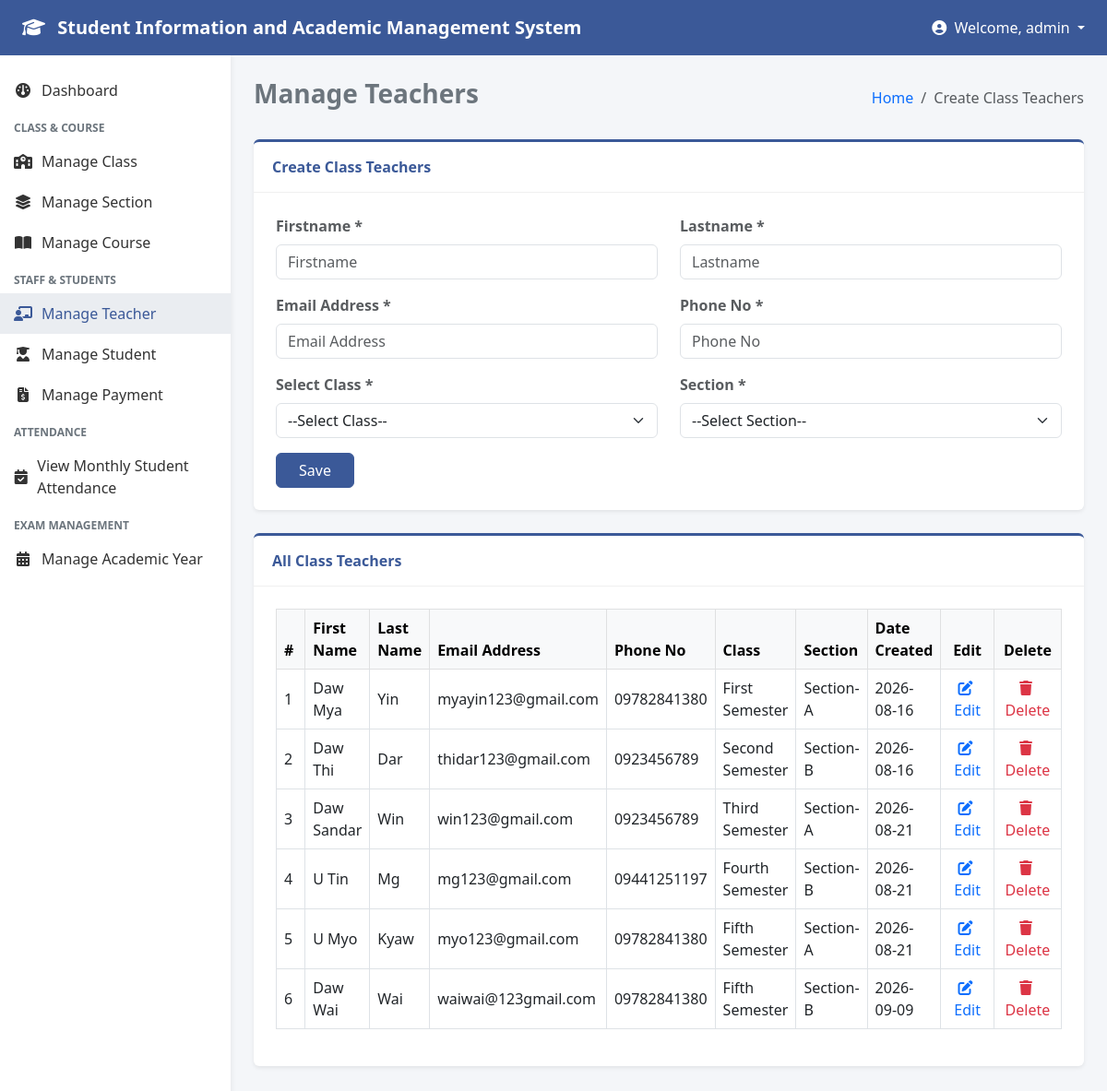
Page /admin/manage_teacher.php (signed in) on the committed database.
### tables this page shows
CREATE TABLE `teachers` (
  `id` int NOT NULL AUTO_INCREMENT,
  `firstname` varchar(100) NOT NULL,
  `lastname` varchar(100) NOT NULL,
  `email` varchar(150) NOT NULL,
  `phone` varchar(50) NOT NULL,
  `class_id` int NOT NULL,
  `class_arm_id` int NOT NULL,
  `created_at` timestamp NULL DEFAULT CURRENT_TIMESTAMP,
  PRIMARY KEY (`id`),
  KEY `class_id` (`class_id`),
  KEY `class_arm_id` (`class_arm_id`),
  CONSTRAINT `teachers_ibfk_1` FOREIGN KEY (`class_id`) REFERENCES `classes` (`id`) ON DELETE CASCADE,
  CONSTRAINT `teachers_ibfk_2` FOREIGN KEY (`class_arm_id`) REFERENCES `class_arms` (`id`) ON DELETE CASCADE
);

CREATE TABLE `classes` (
  `id` int NOT NULL AUTO_INCREMENT,
  `class_name` varchar(100) NOT NULL,
  PRIMARY KEY (`id`)
);

CREATE TABLE `class_arms` (
  `id` int NOT NULL AUTO_INCREMENT,
  `class_id` int NOT NULL,
  `class_arm_name` varchar(100) NOT NULL,
  `status` varchar(50) DEFAULT 'Assigned',
  PRIMARY KEY (`id`),
  KEY `class_id` (`class_id`),
  CONSTRAINT `class_arms_ibfk_1` FOREIGN KEY (`class_id`) REFERENCES `classes` (`id`) ON DELETE CASCADE
);

### admin/manage_teacher.php (the view, shortened to what this page needs)
<?php
include '../db.php';
$edit_mode = false;
$edit_firstname = "";
$edit_lastname = "";
$edit_email = "";
$edit_phone = "";
$teachers_query = "SELECT teachers.*, classes.class_name, class_arms.class_arm_name FROM teachers
                    JOIN classes ON teachers.class_id = classes.id
                    JOIN class_arms ON teachers.class_arm_id = class_arms.id
                    ORDER BY teachers.id ASC";
$teachers_result = $conn->query($teachers_query);
?>
<!DOCTYPE html>
<html lang="my">
<head>
    <link href="https://cdn.jsdelivr.net/npm/bootstrap@5.3.0/dist/css/bootstrap.min.css" rel="stylesheet">
    <link rel="stylesheet" href="https://cdnjs.cloudflare.com/ajax/libs/font-awesome/6.4.0/css/all.min.css">
</head>
<body>
    <nav class="top-navbar d-flex align-items-center px-4 justify-content-between">
        <h5 class="m-0 fw-bold"><i class="fa-solid fa-graduation-cap me-2"></i>  Student Information and Academic Management System</h5>
        <div class="dropdown">
            <a href="#" class="text-white text-decoration-none dropdown-toggle" data-bs-toggle="dropdown">
                <i class="fa-solid fa-user-circle me-1"></i> Welcome, <?php echo htmlspecialchars($_SESSION['username'] ?? 'admin'); ?>
            </a>
        </div>
    </nav>
    <div class="sidebar py-3">
        <a href="dashboard.php"><i class="fa-solid fa-gauge"></i> Dashboard</a>
        <div class="menu-category">Class & Course</div>
        <a href="manage_class.php"><i class="fa-solid fa-school"></i> Manage Class</a>
        <a href="manage_class_arms.php"><i class="fa-solid fa-layer-group"></i> Manage Section</a>
        <a href="manage_course.php"><i class="fa-solid fa-book-open"></i> Manage Course</a>
        <div class="menu-category">Staff & Students</div>
        <a href="manage_teacher.php" class="active"><i class="fa-solid fa-chalkboard-user"></i> Manage Teacher</a>
        <a href="manage_student.php"><i class="fa-solid fa-user-graduate"></i> Manage Student</a>
        <a href="manage_payfee.php"><i class="fa-solid fa-file-invoice-dollar"></i> Manage Payment</a>
        <div class="menu-category">Attendance</div>
        <a href="view_student_attendance.php"><i class="fa-solid fa-calendar-check"></i> View Monthly Student Attendance</a>
       <div class="menu-category">Exam Management</div>
        <a href="manage_academic_year.php"><i class="fa-solid fa-calendar-days"></i> Manage Academic Year</a>
    </div>
    <div class="main-content">
        <div class="d-flex justify-content-between align-items-center mb-4">
            <h3 class="fw-bold text-secondary">Manage Teachers</h3>
            <nav aria-label="breadcrumb">
                <ol class="breadcrumb m-0">
                    <li class="breadcrumb-item"><a href="dashboard.php" class="text-decoration-none">Home</a></li>
                    <li class="breadcrumb-item active">Create Class Teachers</li>
                </ol>
            </nav>
        </div>
        <div class="card-box">
            <div class="card-header-custom">
                <?php echo $edit_mode ? "Edit Class Teacher" : "Create Class Teachers"; ?>
            </div>
            <div class="p-4">
                <form method="POST">
                    <div class="row">
                        <div class="col-md-6 mb-3">
                            <label class="form-label fw-semibold text-muted">Firstname *</label>
                            <input type="text" name="firstname" class="form-control" placeholder="Firstname" value="<?php echo htmlspecialchars($edit_firstname); ?>" required>
                        </div>
                        <div class="col-md-6 mb-3">
                            <label class="form-label fw-semibold text-muted">Lastname *</label>
                            <input type="text" name="lastname" class="form-control" placeholder="Lastname" value="<?php echo htmlspecialchars($edit_lastname); ?>" required>
                        </div>
                    </div>
                    <div class="row">
                        <div class="col-md-6 mb-3">
                            <label class="form-label fw-semibold text-muted">Email Address *</label>
                            <input type="email" name="email" class="form-control" placeholder="Email Address" value="<?php echo htmlspecialchars($edit_email); ?>" required>
                        </div>
                        <div class="col-md-6 mb-3">
                            <label class="form-label fw-semibold text-muted">Phone No *</label>
                            <input type="text" name="phone" class="form-control" placeholder="Phone No" value="<?php echo htmlspecialchars($edit_phone); ?>" required>
                        </div>
                    </div>
                    <div class="row">
                        <div class="col-md-6 mb-3">
                            <label class="form-label fw-semibold text-muted">Select Class *</label>
                            <select name="class_id" id="class_id" class="form-select" required>
                                <option value="" selected disabled>--Select Class--</option>
                            </select>
                        </div>
                        <div class="col-md-6 mb-3">
                            <label class="form-label fw-semibold text-muted">Section *</label>
                            <select name="class_arm_id" id="class_arm_id" class="form-select" required>
                                <option value="" selected disabled>--Select Section--</option>
                            </select>
                        </div>
                    </div>
                    <?php if($edit_mode): ?>
                        <button type="submit" name="update_teacher" class="btn btn-primary px-4">Update</button>
                        <a href="manage_teacher.php" class="btn btn-secondary px-4">Cancel</a>
                    <?php else: ?>
                        <button type="submit" name="save_teacher" class="btn btn-primary px-4" style="background-color: #3b5998; border-color: #3b5998;">Save</button>
                    <?php endif; ?>
                </form>
            </div>
        </div>
        <div class="card-box">
            <div class="card-header-custom">All Class Teachers</div>
            <div class="p-4">
                <div class="table-responsive">
                    <table class="table table-bordered align-middle">
                        <thead class="table-light">
                            <tr>
                                <th width="5%">#</th>
                                <th>First Name</th>
                                <th>Last Name</th>
                                <th>Email Address</th>
                                <th>Phone No</th>
                                <th>Class</th>
                                <th>Section</th>
                                <th>Date Created</th>
                                <th width="10%" class="text-center">Edit</th>
                                <th width="10%" class="text-center">Delete</th>
                            </tr>
                        </thead>
                        <tbody>
                            <?php if ($teachers_result->num_rows > 0): ?>
                                <?php $count = 1; while($row = $teachers_result->fetch_assoc()): ?>
                                    <tr>
                                        <td><?php echo $count++; ?></td>
                                        <td><?php echo htmlspecialchars($row['firstname']); ?></td>
                                        <td><?php echo htmlspecialchars($row['lastname']); ?></td>
                                        <td><?php echo htmlspecialchars($row['email']); ?></td>
                                        <td><?php echo htmlspecialchars($row['phone']); ?></td>
                                        <td><?php echo htmlspecialchars($row['class_name']); ?></td>
                                        <td><?php echo htmlspecialchars($row['class_arm_name']); ?></td>
                                        <td><?php echo date('Y-m-d', strtotime($row['created_at'])); ?></td>
                                        <td class="text-center">
                                            <a href="manage_teacher.php?edit=<?php echo $row['id']; ?>" class="text-decoration-none text-primary fw-medium" title="Edit">
                                                <i class="fa-solid fa-pen-to-square me-1"></i> Edit
                                            </a>
                                        </td>
                                        <td class="text-center">
                                            <a href="manage_teacher.php?delete=<?php echo $row['id']; ?>" class="text-decoration-none text-danger fw-medium" title="Delete" onclick="return confirm('Are you sure you want to delete this teacher?');">
                                                <i class="fa-solid fa-trash me-1"></i> Delete
                                            </a>
                                        </td>
                                    </tr>
                                <?php endwhile; ?>
                            <?php else: ?>
                                <tr>
                                    <td colspan="10" class="text-center text-muted py-3">No teachers found.</td>
                                </tr>
                            <?php endif; ?>
                        </tbody>
                    </table>
                </div>
            </div>
        </div>
    </div>
</body>
</html>

### admin/manage_teacher.php (style rules this page uses)
body { background-color: #f4f6f9; font-family: 'Segoe UI', Tahoma, Geneva, Verdana, sans-serif; }
.top-navbar { height: 60px; background-color: #3b5998; color: white; position: fixed; top: 0; left: 0; right: 0; z-index: 1030; }
.sidebar { width: 250px; background-color: #ffffff; position: fixed; top: 60px; bottom: 0; left: 0; box-shadow: 2px 0 5px rgba(0,0,0,0.05); overflow-y: auto; z-index: 1020; }
.sidebar .menu-category { font-size: 0.75rem; text-transform: uppercase; color: #6c757d; padding: 10px 15px 5px 15px; font-weight: bold; }
.sidebar a { padding: 10px 15px; display: flex; align-items: center; color: #333; text-decoration: none; transition: 0.2s; }
.sidebar a:hover, .sidebar a.active { background-color: #eaedf1; color: #3b5998; font-weight: 500; }
.sidebar a i { margin-right: 10px; width: 20px; text-align: center; }
.main-content { margin-left: 250px; margin-top: 60px; padding: 25px; }
.card-box { background: white; border-radius: 6px; box-shadow: 0 0.125rem 0.25rem rgba(0, 0, 0, 0.075); margin-bottom: 25px; border-top: 3px solid #3b5998; }
.card-header-custom { padding: 15px 20px; border-bottom: 1px solid #f0f0f0; font-weight: 600; color: #3b5998; }

### rows in the picture
teachers: firstname "Daw Mya", lastname "Yin", email "myayin123@gmail.com", phone "09782841380", class.class_name "First Semester", class_arm.class_arm_name "Section-A", created_at "2026-08-16"
teachers: firstname "Daw Thi", lastname "Dar", email "thidar123@gmail.com", phone "0923456789", class.class_name "Second Semester", class_arm.class_arm_name "Section-B", created_at "2026-08-16"
teachers: firstname "Daw Sandar", lastname "Win", email "win123@gmail.com", phone "0923456789", class.class_name "Third Semester", class_arm.class_arm_name "Section-A", created_at "2026-08-21"
teachers: firstname "U Tin", lastname "Mg", email "mg123@gmail.com", phone "09441251197", class.class_name "Fourth Semester", class_arm.class_arm_name "Section-B", created_at "2026-08-21"
teachers: firstname "U Myo", lastname "Kyaw", email "myo123@gmail.com", phone "09782841380", class.class_name "Fifth Semester", class_arm.class_arm_name "Section-A", created_at "2026-08-21"
teachers: firstname "Daw Wai", lastname "Wai", email "waiwai@123gmail.com", phone "09782841380", class.class_name "Fifth Semester", class_arm.class_arm_name "Section-B", created_at "2026-09-09"

### other values in the picture
$_SESSION['username'] "admin"
